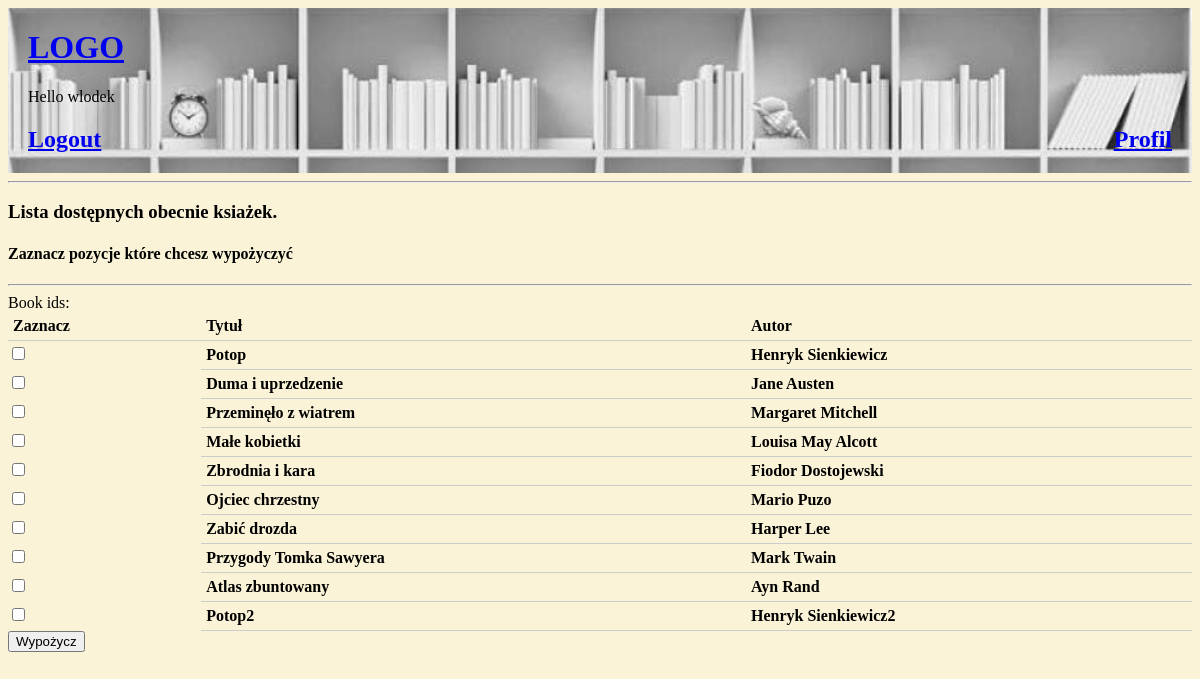
Before: /borrow/ (signed in) with the older database file.
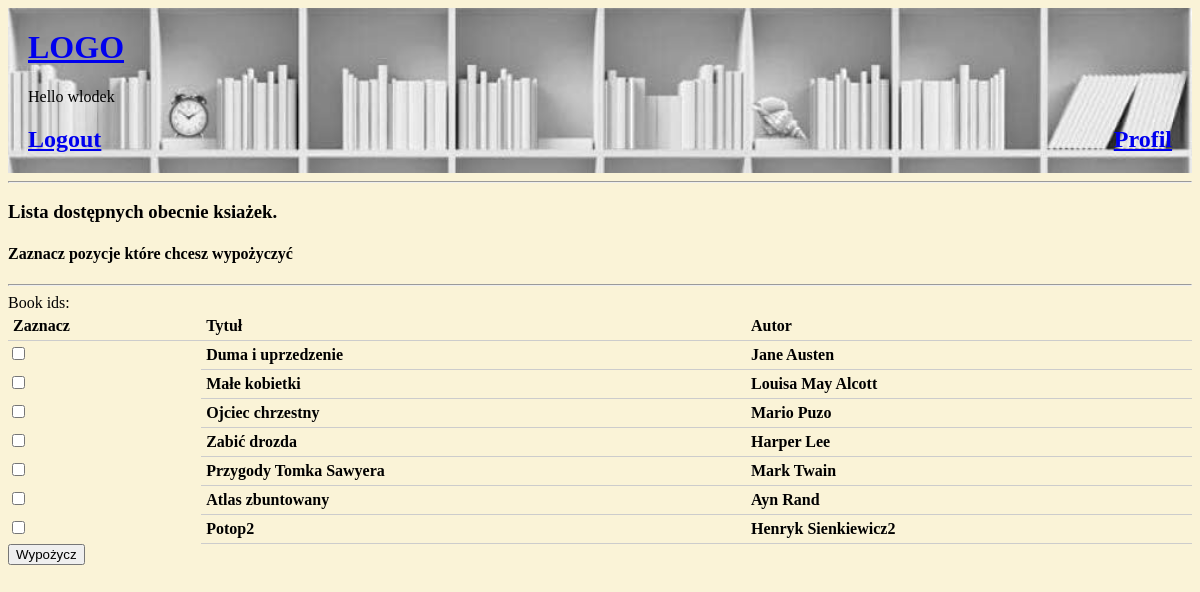
After: the same page with the newer database file.
### base/models.py (models this page shows, shortened)
class Book(models.Model):
    id = models.AutoField(primary_key=True)
    title = models.CharField(max_length=255)
    author = models.CharField(max_length=255)
    availability = models.BooleanField(default=True)
    user = models.ForeignKey(User, on_delete=models.SET_NULL, null=True)

### base/views.py (the view, shortened to what this page needs)
# urls.py: path('borrow/', views.borrow, name='borrow'),
@login_required
def borrow(request):
    available_books = Book.objects.filter(availability=True)
    choices = [(book.id, f'{book.id} - {book.title} - {book.author}') for book in available_books]
    form = BorrowForm(initial={'book_ids': choices})
    return render(request, 'base/borrow.html', {'books': available_books, 'form': form})

### base/forms.py
class BorrowForm(forms.Form):
    book_ids = forms.MultipleChoiceField(widget=forms.CheckboxSelectMultiple)

### base/templates/base/borrow.html (shortened to what this page needs)
{% extends 'main.html' %}
{% block content %}
<div>
    <h3>Lista dostępnych obecnie ksiażek. </h3>
    <h4>Zaznacz pozycje które chcesz wypożyczyć</h4>
    <hr>
    <form method="post">
        {{ form }}
        <div class="book-table">
            <div class="book-row">
                <div class="book-cell">Zaznacz</div>
                <div class="book-cell">Tytuł</div>
                <div class="book-cell">Autor</div>
            </div>
            {% for book in books %}
            <div class="book-row">
                <div class=book-cell"><input type="checkbox" name="book_ids"
                                             value="{{ book.id }}"></div>
                <div class="book-cell">{{book.title}}</div>
                <div class="book-cell">{{book.author}}</div>
            </div>
            {% empty %}
                <p>Brak dostępnych książek.</p>
            {% endfor %}
        </div>
        <div>
            <button type="submit">Wypożycz</button>
        </div>
    </form>
</div>
{% endblock %}

Changed rows visible on the page:
no longer on this page (row edited): Book: title "Potop", author "Henryk Sienkiewicz"
no longer on this page (row edited): Book: title "Przeminęło z wiatrem", author "Margaret Mitchell"
no longer on this page (row edited): Book: title "Zbrodnia i kara", author "Fiodor Dostojewski"
